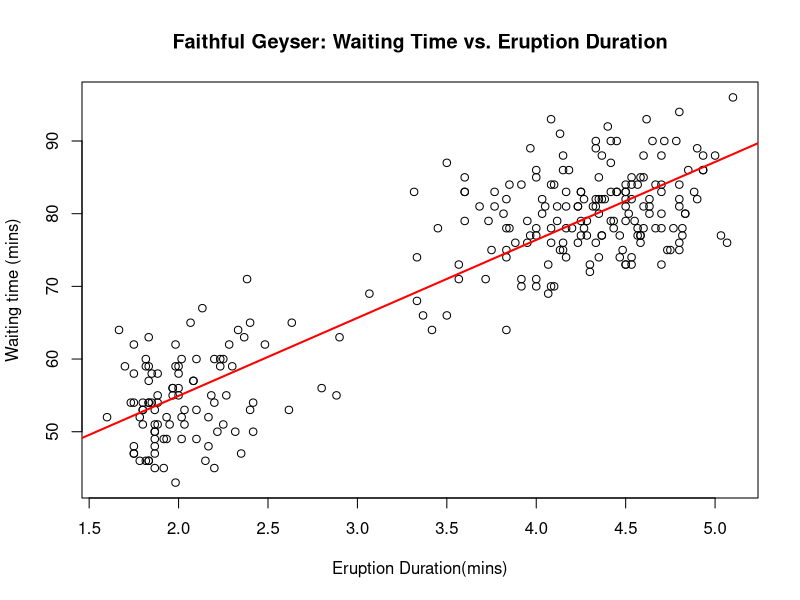

The R script that drew this image:
library(ggplot2); data("faithful")
linear_model <- lm(waiting ~ eruptions, data = faithful)
summary(linear_model)
plot(faithful$eruptions, faithful$waiting, xlab = "Eruption Duration(mins)", ylab = "Waiting time (mins)", main = "Faithful Geyser: Waiting Time vs. Eruption Duration")
abline(linear_model, col = "red", lwd = 2)
